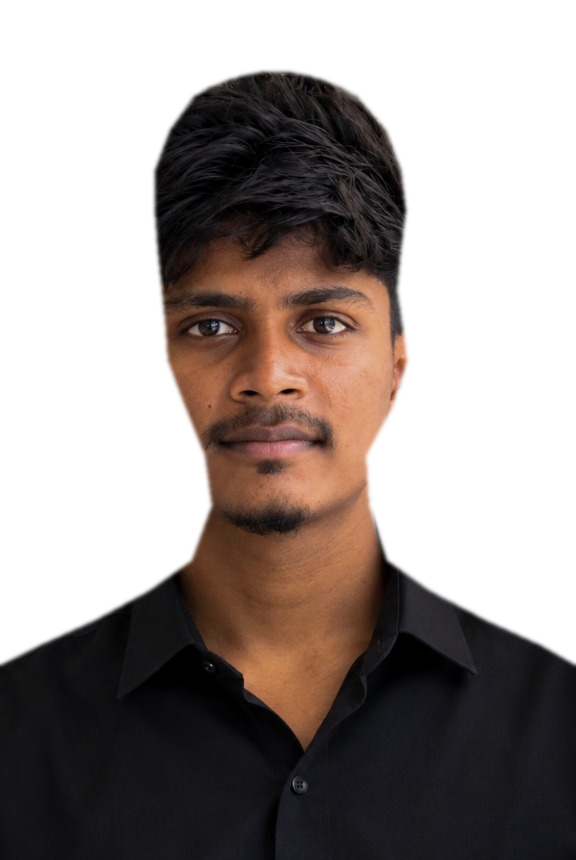
#> input picture assets/images/premkumar_cutout_v3.png, 576 x 860 px, found by its file name
$ python test_halfbody.py
#> lines starting #> are read from the running program, lines starting #| are printed output that depends on the picture
from PIL import Image, ImageDraw, ImageFilter
import math

# Load clean cutout
person = Image.open('/home/prem/.gemini/antigravity/scratch/premkumar-portfolio/assets/images/premkumar_cutout_v3.png')
#> person is the input picture: PIL image 576x860 RGBA; mean R, G, B, A 82.6, 71.9, 65.8, 129.9
pw, ph = person.size
#> pw = 576; ph = 860

# High-resolution canvas matching Ali Abdaal graphic template
cw, ch = 800, 850
canvas = Image.new('RGBA', (cw, ch), (0, 0, 0, 0))
#> canvas: PIL image 800x850 RGBA; every value is 0

circle_cx = 400
circle_cy = 490
circle_r = 250
yellow_color = (253, 200, 68, 255) # #FDC844

# 1. Warm drop shadow behind yellow circle
shadow = Image.new('RGBA', (cw, ch), (0, 0, 0, 0))
draw_s = ImageDraw.Draw(shadow)
draw_s.ellipse([circle_cx - circle_r - 6, circle_cy - circle_r + 16,
                circle_cx + circle_r + 6, circle_cy + circle_r + 28],
               fill=(180, 140, 75, 50))
shadow = shadow.filter(ImageFilter.GaussianBlur(22))
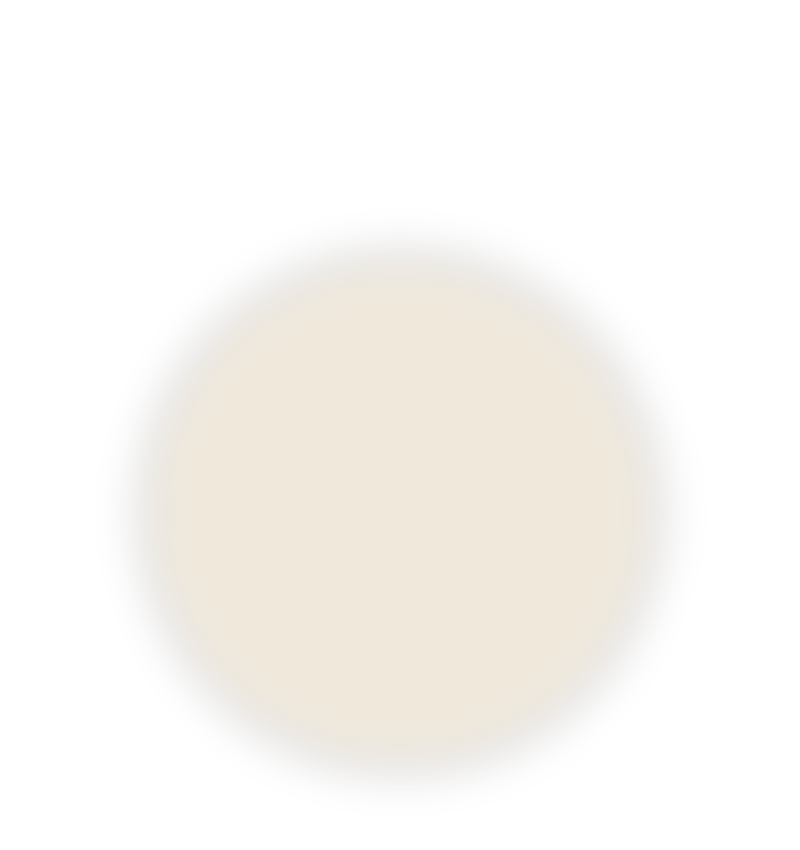
#> shadow: PIL image 800x850 RGBA; mean R, G, B, A 54.7, 42.5, 22.8, 15.2; transparent parts drawn white
canvas = Image.alpha_composite(canvas, shadow)

# 2. Draw yellow circle
draw = ImageDraw.Draw(canvas)
draw.ellipse([circle_cx - circle_r, circle_cy - circle_r,
              circle_cx + circle_r, circle_cy + circle_r], fill=yellow_color)

# 3. Speech bubble pointer on right side
pointer_pts = [
    (circle_cx + circle_r - 18, circle_cy - 42),
    (circle_cx + circle_r + 85, circle_cy - 10),
    (circle_cx + circle_r - 12, circle_cy + 42)
]
draw.polygon(pointer_pts, fill=yellow_color)

# 4. Decorative yellow arc on left
arc_bbox = [circle_cx - circle_r - 42, circle_cy - circle_r - 35,
            circle_cx + circle_r + 42, circle_cy + circle_r + 45]
draw.arc(arc_bbox, start=145, end=255, fill=(253, 200, 68, 230), width=6)
dot_x = circle_cx - circle_r - 28
dot_y = circle_cy - circle_r + 85
draw.ellipse([dot_x - 7, dot_y - 7, dot_x + 7, dot_y + 7], fill=(253, 200, 68, 255))

# 5. Scale Premkumar half-body so his shoulders span ~620px across the canvas
target_w = 640
scale = target_w / float(pw)
#> scale = 1.11
target_h = int(ph * scale)
#> target_h = 955
person_scaled = person.resize((target_w, target_h), Image.Resampling.LANCZOS)

# Position: center over circle, head at y=95 (popping out above circle top 240)
person_x = circle_cx - target_w // 2
person_y = 95

# Bottom curved arc clip: only clip the very bottom corners below y=730 with smooth rounded bottom
bottom_clip = Image.new('L', (target_w, target_h), 255)
#> bottom_clip: PIL image 640x955 L; every value is 255
draw_bc = ImageDraw.Draw(bottom_clip)

# In Ali Abdaal's image, the bottom has a smooth circular bowl shape
for py in range(target_h):
    wy = person_y + py
    if wy > circle_cy + 150: # only near the bottom
        for px in range(target_w):
            wx = person_x + px
            dist = math.hypot(wx - circle_cx, wy - circle_cy)
            # Clip if beyond circle_r + 45
            max_dist = circle_r + 45
            if dist > max_dist:
                if dist < max_dist + 4:
                    bottom_clip.putpixel((px, py), int(255 * (1.0 - (dist - max_dist) / 4.0)))
                else:
                    bottom_clip.putpixel((px, py), 0)
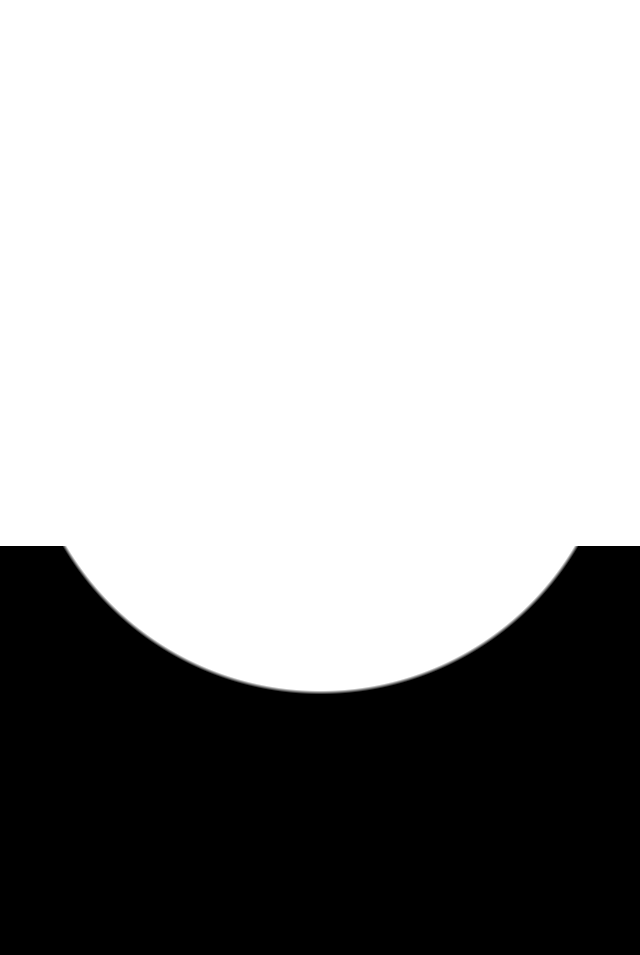
#> bottom_clip: PIL image 640x955 L; min 0, max 255, mean 168

# Multiply alpha
p_r, p_g, p_b, p_a = person_scaled.split()
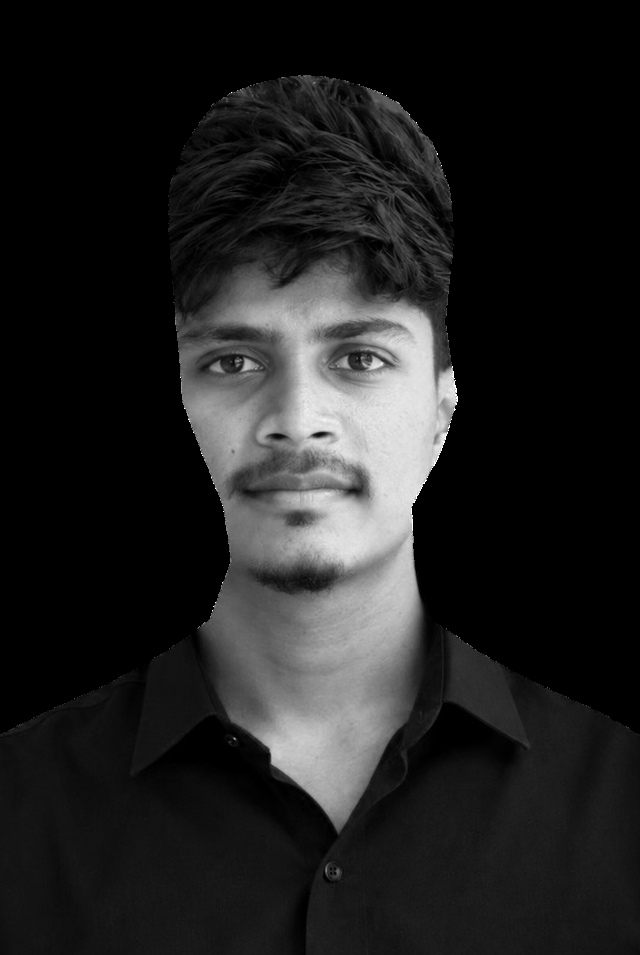
#> p_r: PIL image 640x955 L; min 0, max 255, mean 32.3
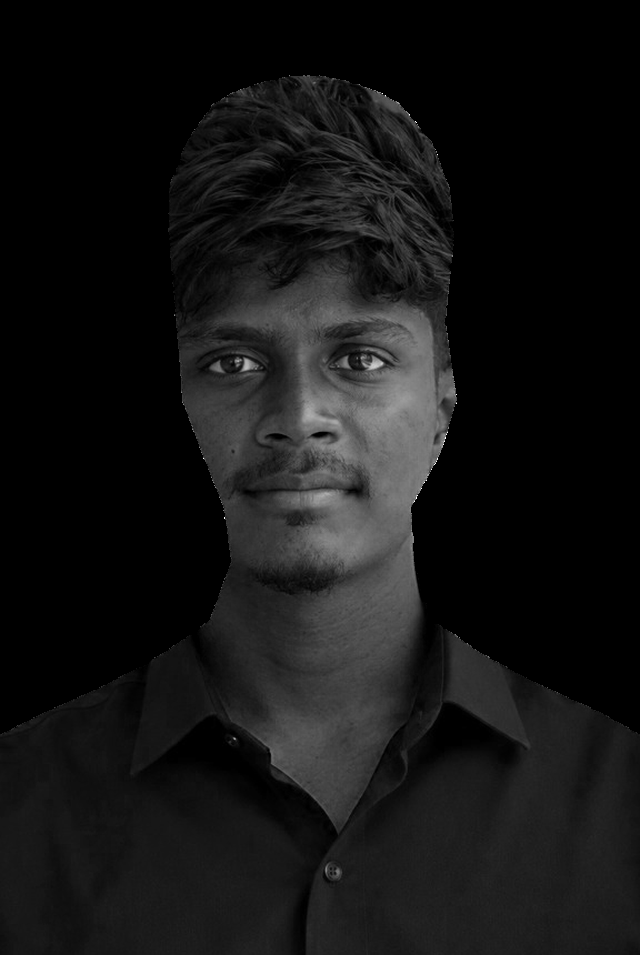
#> p_b: PIL image 640x955 L; min 0, max 255, mean 20.2
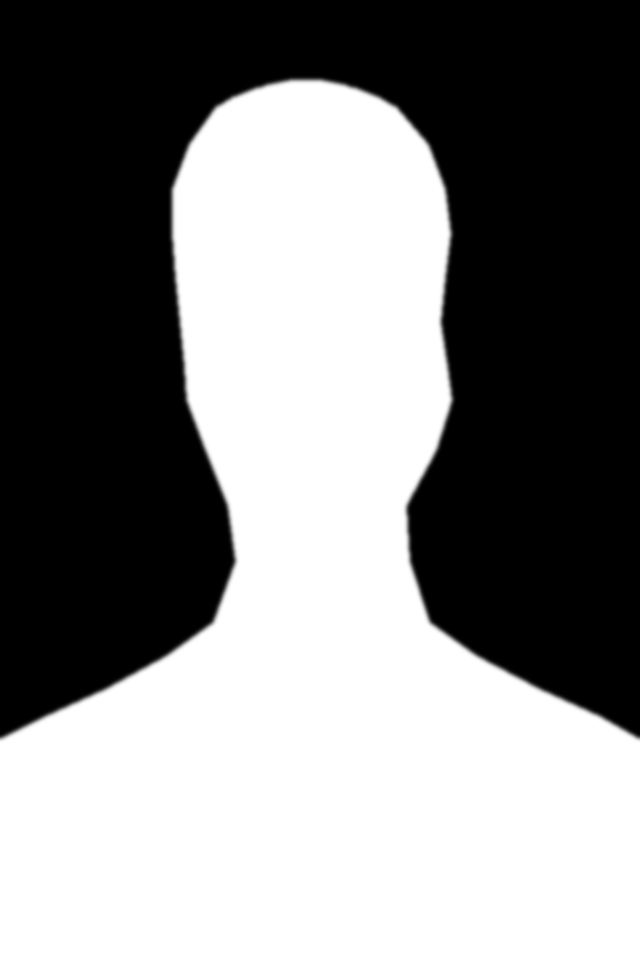
#> p_a: PIL image 640x955 L; min 0, max 255, mean 129.9
from PIL import ImageChops
person_scaled.putalpha(ImageChops.multiply(p_a, bottom_clip))
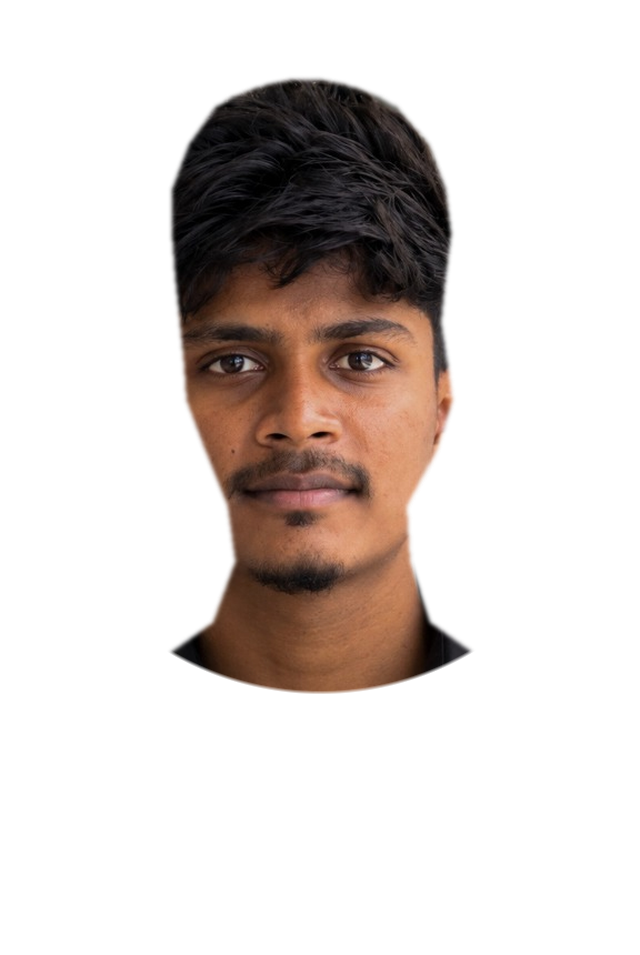
#> person_scaled: PIL image 640x955 RGBA; mean R, G, B, A 32.3, 23.4, 20.2, 58.7; transparent parts drawn white

# Paste onto canvas
canvas.paste(person_scaled, (person_x, person_y), person_scaled)
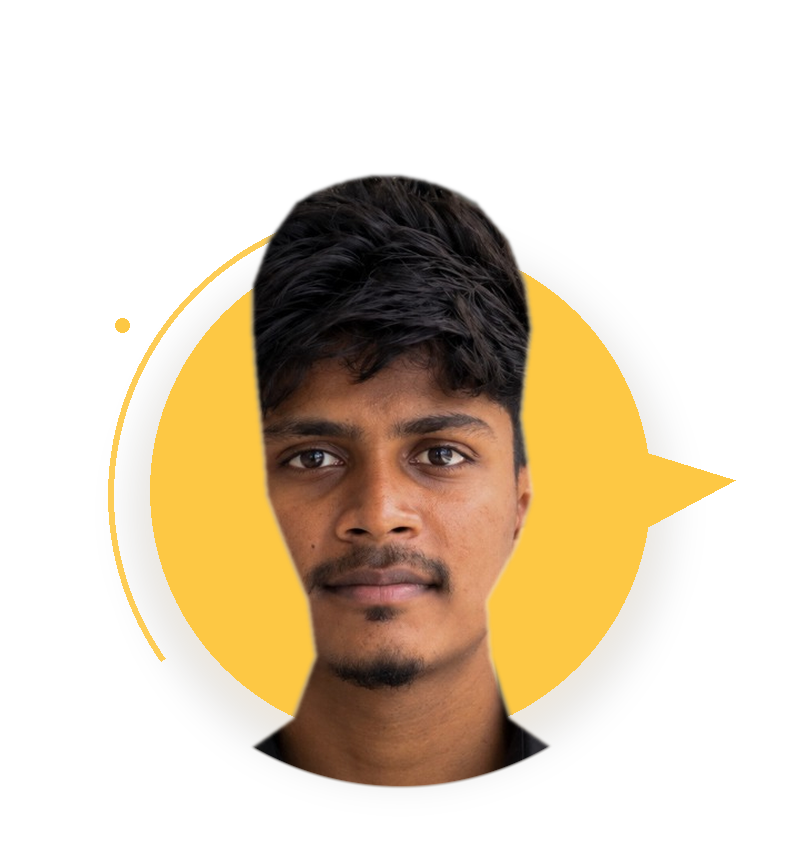
#> canvas: PIL image 800x850 RGBA; mean R, G, B, A 57.4, 43.1, 21.5, 86.5; transparent parts drawn white

out_file = '/home/prem/.gemini/antigravity/scratch/premkumar-portfolio/assets/images/premkumar-halfbody-editorial.png'
canvas.save(out_file, 'PNG', optimize=True)
print('Halfbody editorial graphic generated successfully!')

$ run again, with assets/images/premkumar-cutout.png copied over assets/images/premkumar_cutout_v3.png
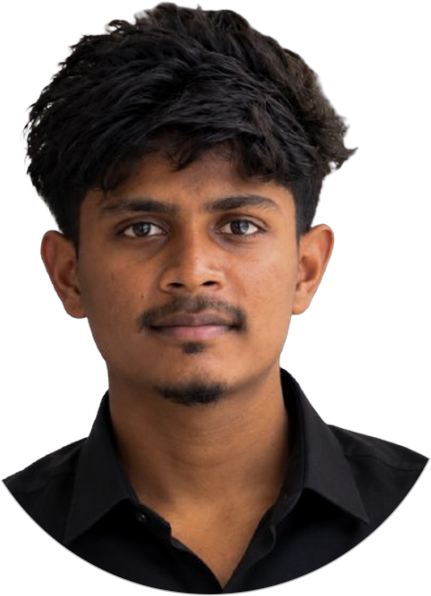
#> input picture assets/images/premkumar-cutout.png, 431 x 596 px, found by its file name
#> person is the input picture: PIL image 431x596 RGBA; mean R, G, B, A 46.6, 32.3, 26, 153.9
#> after the loop `for py in range(target_h):`:
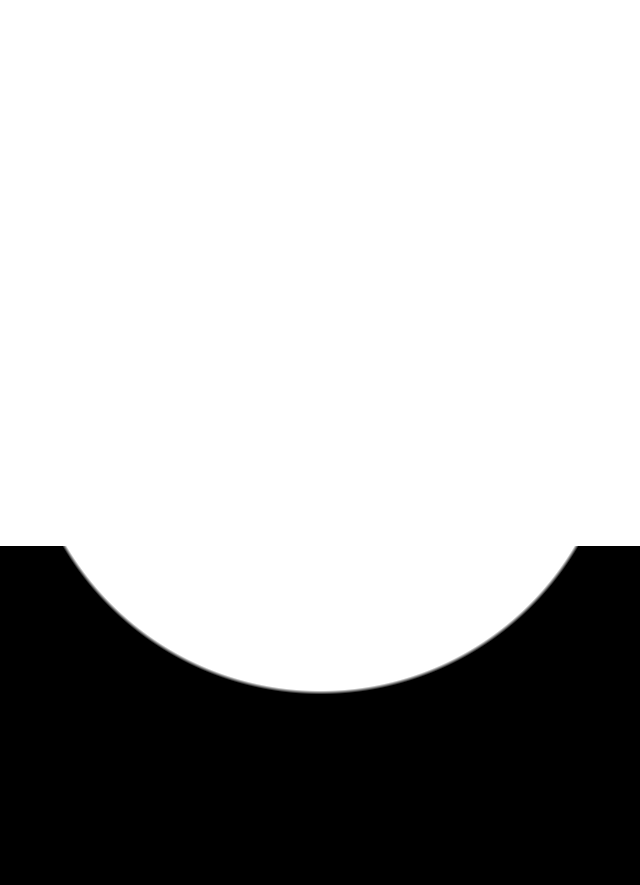
#> bottom_clip: PIL image 640x885 L; min 0, max 255, mean 181.2
#> `canvas.paste(person_scaled, (person_x, person_y), person_scaled)`:
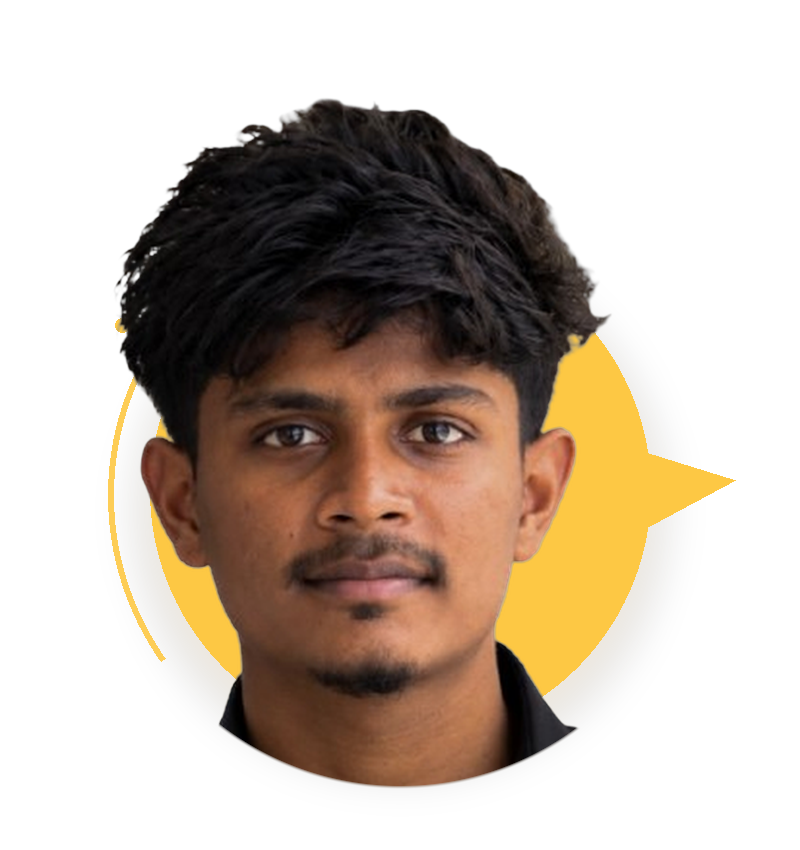
#> canvas: PIL image 800x850 RGBA; mean R, G, B, A 49.2, 35.5, 22.3, 105.5; transparent parts drawn white

$ run again, with assets/images/premkumar-hero-editorial.png copied over assets/images/premkumar_cutout_v3.png
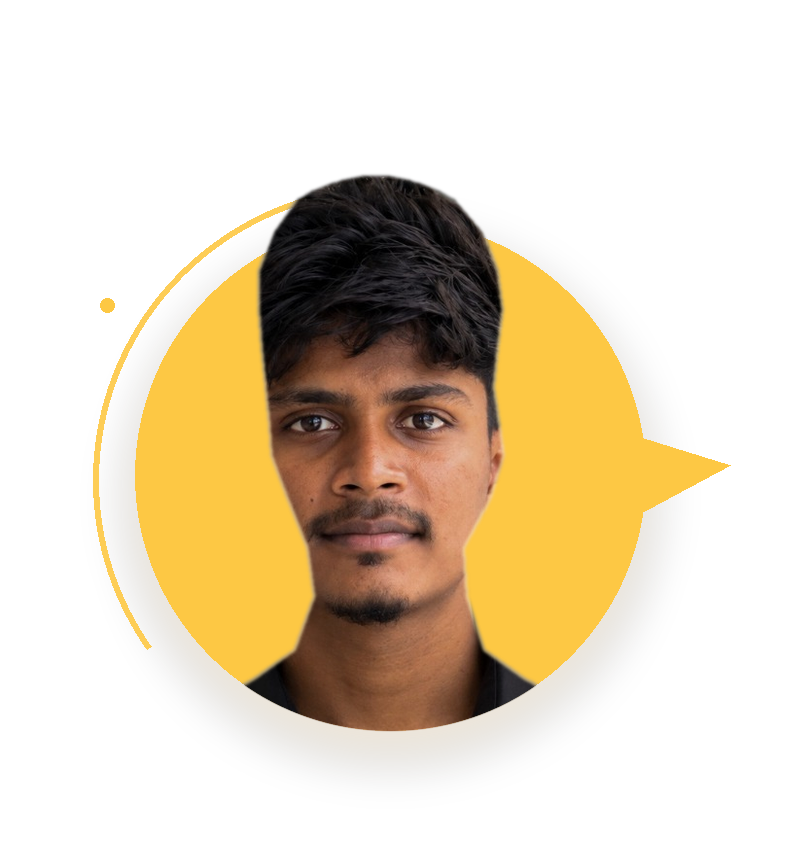
#> input picture assets/images/premkumar-hero-editorial.png, 800 x 850 px, found by its file name
#> person is the input picture: PIL image 800x850 RGBA; mean R, G, B, A 61.6, 46.8, 21.8, 83.5
#> after the loop `for py in range(target_h):`:
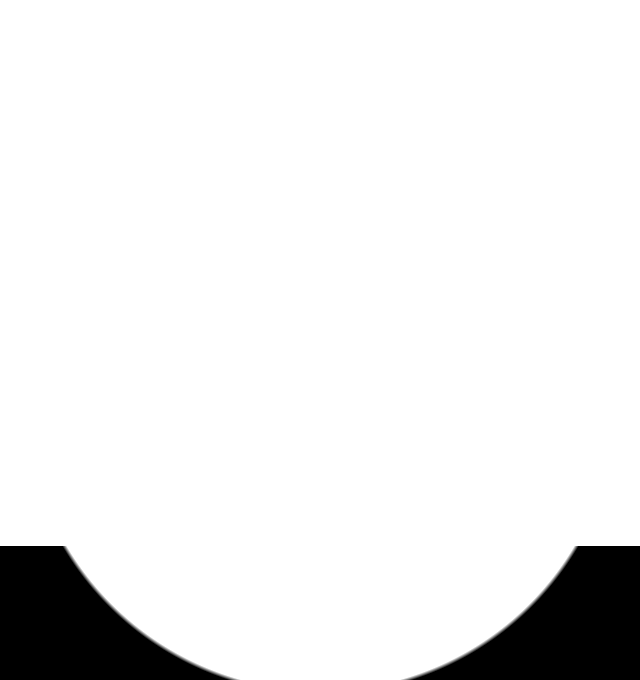
#> bottom_clip: PIL image 640x680 L; min 0, max 255, mean 235.1
#> `canvas.paste(person_scaled, (person_x, person_y), person_scaled)`:
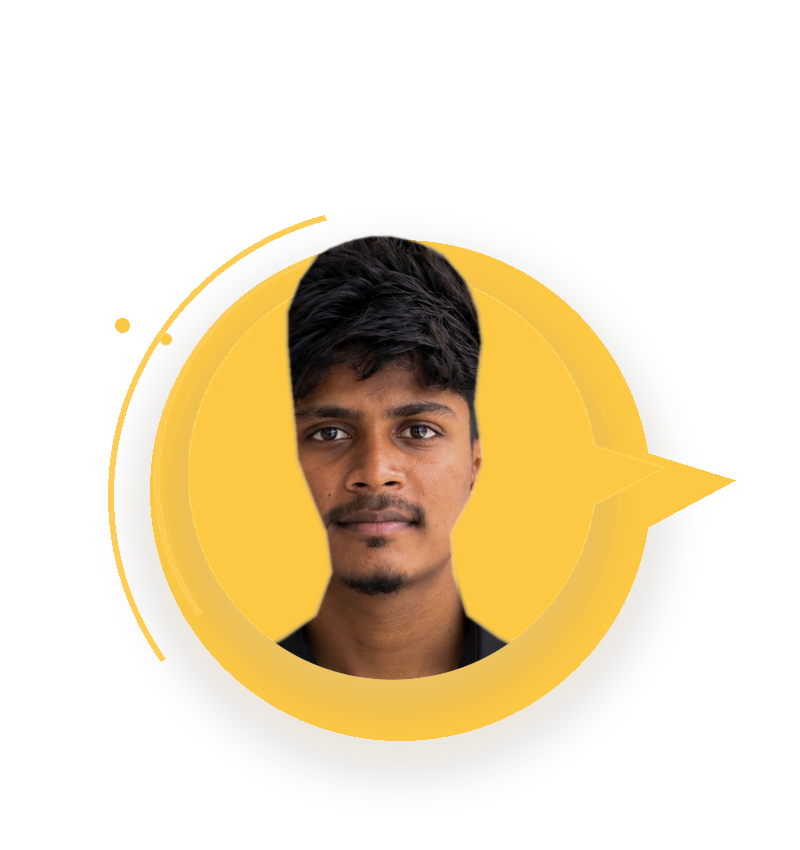
#> canvas: PIL image 800x850 RGBA; mean R, G, B, A 64.5, 49.8, 21, 76.6; transparent parts drawn white
